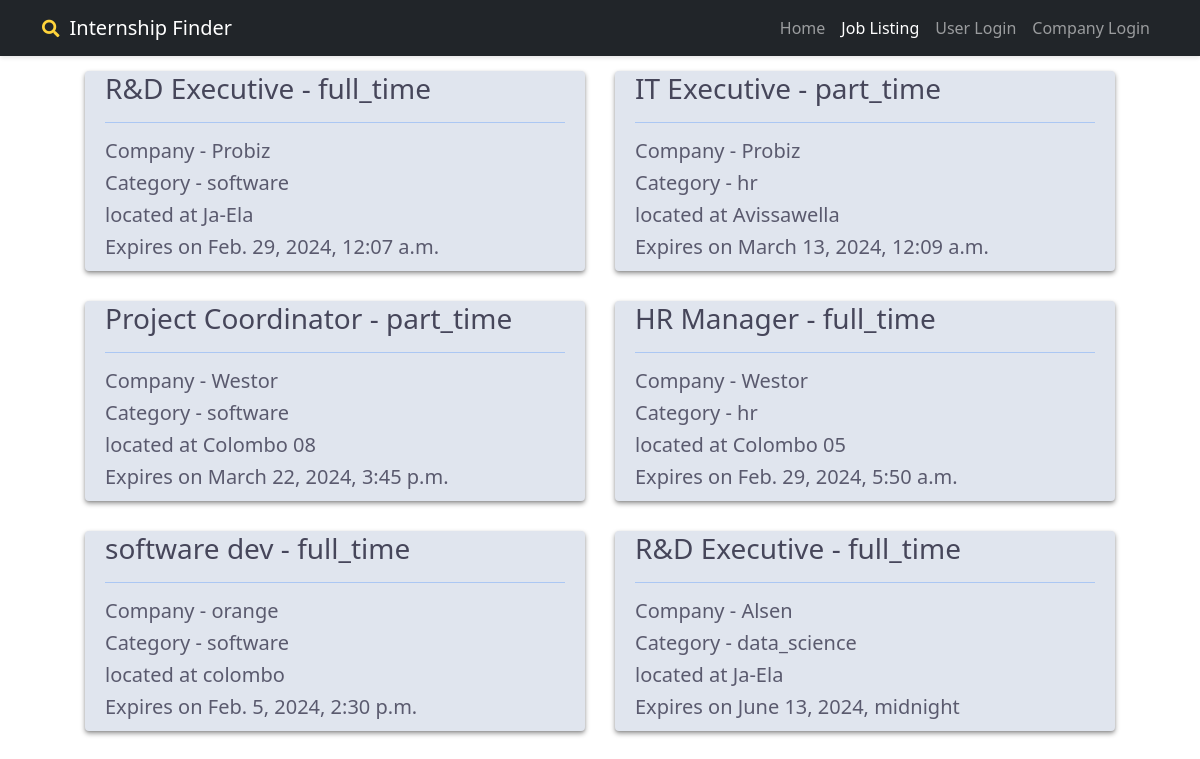
Screenshot of /internship-finder/user_job_list/ with the database file from the repository.
### finder/models.py (models this page shows, shortened)
class Job(models.Model):
    id = models.AutoField(primary_key=True)
    company = models.ForeignKey(Company, on_delete=models.CASCADE)
    title = models.CharField(max_length=255)
    description = models.TextField()
    email = models.EmailField()
    time_date = models.DateTimeField()
    skill = models.CharField(max_length=255)
    job_type = models.CharField(max_length=30)
    location = models.CharField(max_length=100)
    category = models.CharField(max_length=50)

class Company(models.Model):
    id = models.AutoField(primary_key=True)
    user = models.OneToOneField(User, on_delete=models.CASCADE)
    company_name = models.CharField(max_length=30)
    company_address = models.TextField()
    company_bio = models.TextField(blank=True, null=True)
    website = models.URLField()
    contact_number = models.CharField(max_length=10)
    email = models.EmailField()
    type = models.CharField(max_length=15, default='company')
    def __str__(self):
        return self.company_name

### finder/views.py (the view, shortened to what this page needs)
# urls.py: path('user_job_list/', views.user_job_list, name='user_job_list'),
def user_job_list(request):
    all_jobs = Job.objects.all()
    context = {'joblist': all_jobs}
    return render(request, 'user_job_list.html', context)

### finder/templates/user_job_list.html (shortened to what this page needs)
{% extends 'basic.html' %}
{% block job_listing %} active {% endblock %}
{% block body %}
<div class="responsive">
    {% if joblist %}
        {% for Job in joblist %}
            <div class="list">
                <a style="text-decoration: none;" href="{% url 'job_details' job_id=Job.id %}">
                    <h3>{{Job.title}} - {{Job.job_type}}</h3><hr>
                    <h5>Company - {{Job.company}}</h5>
                    <h5>Category - {{Job.category}}</h5>
                    <h5>located at {{Job.location}}</h5>
                    <h5 class="expire_date">Expires on {{Job.time_date}}</h5>
                </a>
            </div>
        {% endfor %}
    {% else %}
        <h1 style="color: #585858; margin-top: 200px;">There is no content available for display at this time.</h1>
    {% endif %}
</div>
{% endblock %}

### finder/templates/basic.html (shortened to what this page needs)
<!doctype html>
<html lang="en">
<head>
    <link href="https://cdn.jsdelivr.net/npm/bootstrap@5.3.2/dist/css/bootstrap.min.css" rel="stylesheet"
>
  <link href="https://cdnjs.cloudflare.com/ajax/libs/font-awesome/5.15.4/css/all.min.css" rel="stylesheet">
</head>
<body>
<nav class="navbar navbar-expand-lg navbar-dark bg-dark" style="box-shadow: 0px 2px 4px rgba(0, 0, 0, 0.1);">
    <div class="container">
        <a class="navbar-brand" href="#"><i class="fas fa-search fa-sm" style="color: #FFD43B; margin-right:10px"></i>Internship Finder</a>
        <div class="collapse navbar-collapse" id="navbarNav">
            <ul class="navbar-nav ms-auto">
                <li class="nav-item">
                    <a class="nav-link{% block home %}{% endblock %}" aria-current="page" href="/internship-finder/">Home</a>
                </li>
                    <li class="nav-item">
                        <a class="nav-link{% block job_listing %} {% endblock %}" href="{% url 'user_job_list' %}">Job Listing</a>
                    </li>
                {% if not user.is_authenticated %}
                    <li class="nav-item">
                        <a class="nav-link" href="/internship-finder/user_login/">User Login</a>
                     </li>
                    <li class="nav-item">
                        <a class="nav-link {% block company_login %} {% endblock %}" href="/internship-finder/company_login/">Company Login</a>
                    </li>
                {% endif %}
            </ul>
        </div>
    </div>
</nav>
 {% block body %}
  {% endblock %}
</body>

### rows the page displays
Job: title "R&D Executive", job_type "full_time", company "Probiz", category "software", location "Ja-Ela", time_date "Feb. 29, 2024, 12:07 a.m."
Job: title "IT Executive", job_type "part_time", company "Probiz", category "hr", location "Avissawella", time_date "March 13, 2024, 12:09 a.m."
Job: title "Project Coordinator", job_type "part_time", company "Westor", category "software", location "Colombo 08", time_date "March 22, 2024, 3:45 p.m."
Job: title "HR Manager", job_type "full_time", company "Westor", category "hr", location "Colombo 05", time_date "Feb. 29, 2024, 5:50 a.m."
Job: title "software dev", job_type "full_time", company "orange", category "software", location "colombo", time_date "Feb. 5, 2024, 2:30 p.m."
Job: title "R&D Executive", job_type "full_time", company "Alsen", category "data_science", location "Ja-Ela", time_date "June 13, 2024, midnight"
